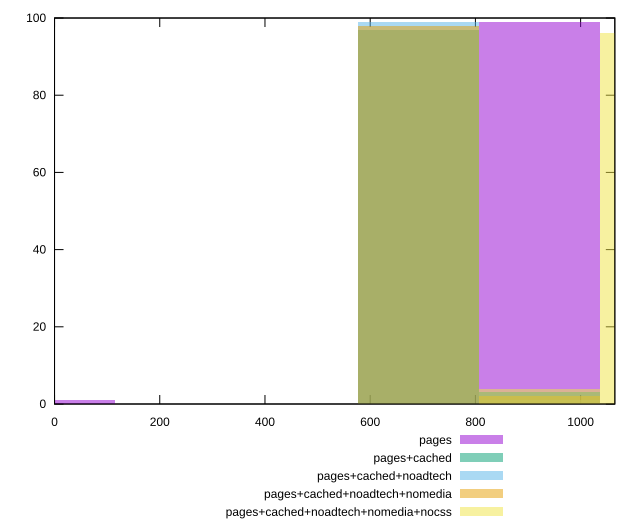

This chart was generated by the following gnuplot code:
reset

$pages <<EOF
921.6804613429335 99
0 1
EOF

$pagesCached <<EOF
921.6804613429335 3
691.2603460072002 97
EOF

$pagesCachedNoadtech <<EOF
921.6804613429335 1
691.2603460072002 99
EOF

$pagesCachedNoadtechNomedia <<EOF
921.6804613429335 2
691.2603460072002 98
EOF

$pagesCachedNoadtechNomediaNocss <<EOF
921.6804613429335 4
1152.100576678667 96
EOF

set key outside below
set boxwidth 230.42011533573339
set xrange [0:1065]
set yrange [0:100]
set trange [0:100]
set style fill transparent solid 0.5 noborder
set terminal svg size 640, 530 enhanced background rgb 'white'
set output "report_00018_2021-02-10T15-25-16.877Z/uses-rel-preload/comparison/histogram/all_raw.svg"

plot $pages title "pages" with boxes, \
     $pagesCached title "pages+cached" with boxes, \
     $pagesCachedNoadtech title "pages+cached+noadtech" with boxes, \
     $pagesCachedNoadtechNomedia title "pages+cached+noadtech+nomedia" with boxes, \
     $pagesCachedNoadtechNomediaNocss title "pages+cached+noadtech+nomedia+nocss" with boxes

reset
